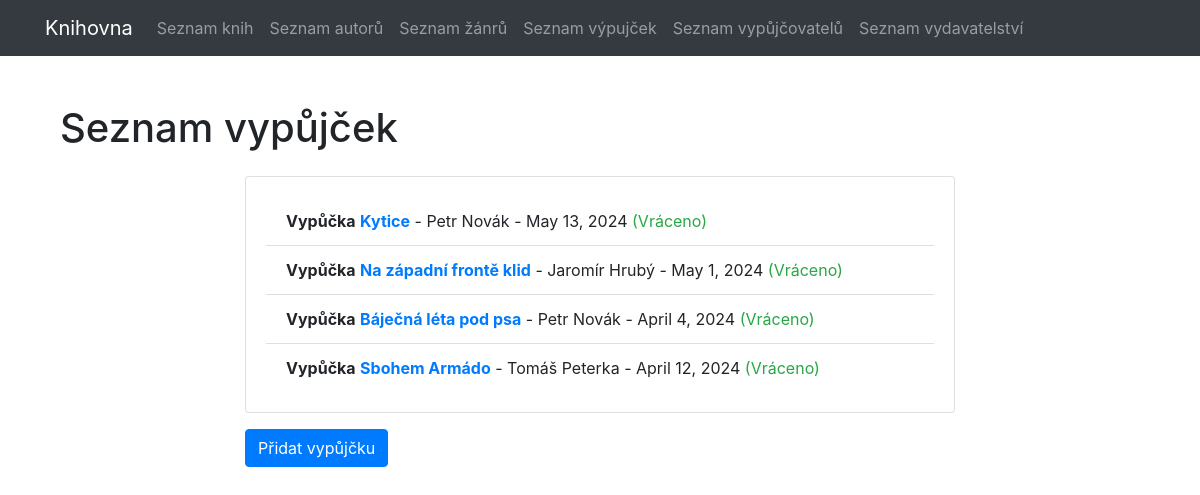
Screenshot of /loans/ with the database file from the repository.
### library/models.py (models this page shows, shortened)
class Loan(models.Model):
    book = models.ForeignKey('Book', on_delete=models.CASCADE)
    borrower = models.ForeignKey('Borrower', on_delete=models.CASCADE)
    date_borrowed = models.DateField()
    return_date = models.DateField()

class Book(models.Model):
    title = models.CharField(max_length=100)
    author = models.ForeignKey('Author', on_delete=models.CASCADE)
    publisher = models.ForeignKey('Publisher', on_delete=models.CASCADE)
    publication_date = models.DateField()
    genre = models.ForeignKey('Genre', on_delete=models.CASCADE)  # Použijeme ID žánru "Nezařazeno"

class Borrower(models.Model):
    name = models.CharField(max_length=100)

### library/views.py (the view)
# urls.py: path('loans/', loan_list, name='loan_list'),
def loan_list(request):
    today = timezone.now().date()
    loans = Loan.objects.all()
    return render(request, 'loan_list.html', {'loans': loans, 'today': today})

### library/templates/loan_list.html (shortened to what this page needs)
{% extends 'base.html' %}
{% block content %}
    <div class="container">
        <h1 class="mt-5 mb-4">Seznam vypůjček</h1>
        <div class="row">
            <div class="col-md-8 offset-md-2">
                <div class="card">
                    <div class="card-body">
                        <ul class="list-group list-group-flush">
                            {% for loan in loans %}
                                <li class="list-group-item">
                                    <strong>Vypůčka</strong>
                                    <strong><a href="{% url 'loan_detail' loan.id %}">{{ loan.book.title }}</a></strong> - {{ loan.borrower.name }} - {{ loan.date_borrowed }}
                                    {% if loan.return_date < today %}
                                        <span class="text-success"> (Vráceno)</span>
                                    {% else %}
                                        <span class="text-warning"> (Čeká na vrácení)</span>
                                    {% endif %}
                                </li>
                            {% endfor %}
                        </ul>
                    </div>
                </div>
                <a href="{% url 'loan_create_view' %}" class="btn btn-primary mt-3">Přidat vypůjčku</a>
            </div>
        </div>
    </div>
{% endblock %}

### library/templates/base.html (shortened to what this page needs)
<!DOCTYPE html>
<html lang="en">
	<head>
		<link
			rel="stylesheet"
			href="https://stackpath.bootstrapcdn.com/bootstrap/4.5.2/css/bootstrap.min.css"
		/>
		<link href="https://cdn.jsdelivr.net/npm/bootstrap-icons/font/bootstrap-icons.css" rel="stylesheet">
	</head>
	<body>
		<nav class="navbar navbar-expand-lg navbar-dark bg-dark">
			<div class="container">
				<a class="navbar-brand" href="{% url 'book_list' %}">Knihovna</a>
				<div
					class="collapse navbar-collapse"
					id="navbarSupportedContent"
				>
					<ul class="navbar-nav mr-auto">
						<li class="nav-item">
							<a class="nav-link" href="{% url 'book_list' %}"
								>Seznam knih</a
							>
						</li>
						<li class="nav-item">
							<a class="nav-link" href="{% url 'author_list' %}"
								>Seznam autorů</a
							>
						</li>
						<li class="nav-item">
							<a class="nav-link" href="{% url 'genre_list' %}"
								>Seznam žánrů</a
							>
						</li>
						<li class="nav-item">
							<a class="nav-link" href="{% url 'loan_list' %}"
								>Seznam výpujček</a
							>
						</li>
						<li class="nav-item">
							<a class="nav-link" href="{% url 'borrower_list' %}"
								>Seznam vypůjčovatelů</a
							>
						</li>
						<li class="nav-item">
							<a class="nav-link" href="{% url 'publisher_list' %}"
								>Seznam vydavatelství</a
							>
						</li>
					</ul>
				</div>
			</div>
		</nav>
		<div class="container mt-4">{% block content %} {% endblock %}</div>
	</body>
</html>

### rows the page displays
Loan: book "Kytice", borrower.name "Petr Novák", date_borrowed "May 13, 2024", return_date "(Vráceno)"
Loan: book "Na západní frontě klid", borrower.name "Jaromír Hrubý", date_borrowed "May 1, 2024", return_date "(Vráceno)"
Loan: book "Báječná léta pod psa", borrower.name "Petr Novák", date_borrowed "April 4, 2024", return_date "(Vráceno)"
Loan: book "Sbohem Armádo", borrower.name "Tomáš Peterka", date_borrowed "April 12, 2024", return_date "(Vráceno)"
